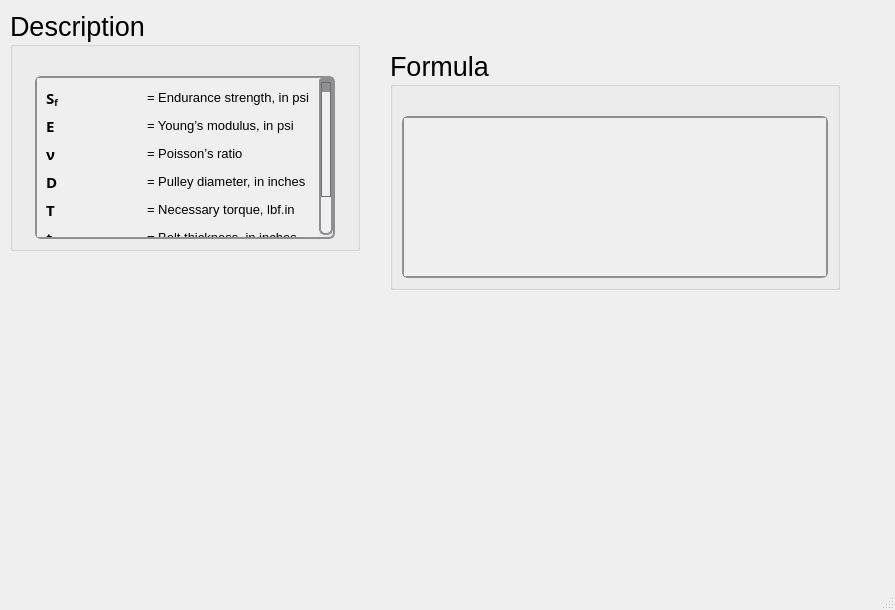
<?xml version="1.0" encoding="UTF-8"?>
<ui version="4.0">
 <class>MainWindow</class>
 <widget class="QMainWindow" name="MainWindow">
  <property name="geometry">
   <rect>
    <x>0</x>
    <y>0</y>
    <width>895</width>
    <height>610</height>
   </rect>
  </property>
  <property name="windowTitle">
   <string>MainWindow</string>
  </property>
  <widget class="QWidget" name="centralwidget">
   <widget class="QGroupBox" name="groupBox_130">
    <property name="geometry">
     <rect>
      <x>10</x>
      <y>10</y>
      <width>350</width>
      <height>241</height>
     </rect>
    </property>
    <property name="sizePolicy">
     <sizepolicy hsizetype="Minimum" vsizetype="Minimum">
      <horstretch>0</horstretch>
      <verstretch>0</verstretch>
     </sizepolicy>
    </property>
    <property name="minimumSize">
     <size>
      <width>350</width>
      <height>0</height>
     </size>
    </property>
    <property name="maximumSize">
     <size>
      <width>350</width>
      <height>241</height>
     </size>
    </property>
    <property name="font">
     <font>
      <family>Segoe UI</family>
      <pointsize>20</pointsize>
      <weight>50</weight>
      <italic>false</italic>
      <bold>false</bold>
     </font>
    </property>
    <property name="title">
     <string>Description</string>
    </property>
    <layout class="QGridLayout" name="gridLayout_263">
     <item row="0" column="0">
      <spacer name="verticalSpacer_130">
       <property name="orientation">
        <enum>Qt::Vertical</enum>
       </property>
       <property name="sizeType">
        <enum>QSizePolicy::Fixed</enum>
       </property>
       <property name="sizeHint" stdset="0">
        <size>
         <width>20</width>
         <height>20</height>
        </size>
       </property>
      </spacer>
     </item>
     <item row="1" column="0">
      <widget class="QScrollArea" name="scrollArea_48">
       <property name="sizePolicy">
        <sizepolicy hsizetype="Minimum" vsizetype="Minimum">
         <horstretch>0</horstretch>
         <verstretch>0</verstretch>
        </sizepolicy>
       </property>
       <property name="maximumSize">
        <size>
         <width>300</width>
         <height>361</height>
        </size>
       </property>
       <property name="font">
        <font>
         <family>Segoe UI</family>
         <pointsize>15</pointsize>
         <weight>50</weight>
         <italic>false</italic>
         <bold>false</bold>
        </font>
       </property>
       <property name="styleSheet">
        <string notr="true">QScrollArea {
    background: qlineargradient(x1:0, y1:0, x2:0, y2:1,
                               stop:0 #f6f7fa, stop:1 #dadbde);
    border: 2px solid #8f8f91;
    border-radius: 6px;
}

QScrollArea QScrollBar:vertical, QScrollArea QScrollBar:horizontal {
    background: qlineargradient(x1:0, y1:0, x2:0, y2:1,
                               stop:0 #f6f7fa, stop:1 #dadbde);
    border: 2px solid #8f8f91;
    border-radius: 6px;
    width: 14px;
    height: 14px;
    margin: 2px 0 2px 0;
}

/* Completely remove the bottom button of the vertical scrollbar */
QScrollArea QScrollBar::add-line:vertical {
    height: 0px;
    width: 0px;
    border: none;
    background: none;
    margin: 0px;
    padding: 0px;
}

QScrollArea QScrollBar::handle:vertical, QScrollArea QScrollBar::handle:horizontal {
    background: qlineargradient(x1:0, y1:0, x2:0, y2:1,
                               stop:0 #8f8f91, stop:1 #6f6f71);
    min-height: 20px;
    border-radius: 6px;
    border: 1px solid #6f6f71;
}

QScrollArea QScrollBar::handle:vertical:hover, QScrollArea QScrollBar::handle:horizontal:hover {
    background: qlineargradient(x1:0, y1:0, x2:0, y2:1,
                               stop:0 #6f6f71, stop:1 #4f4f51);
    border: 1px solid #4f4f51;
}

QScrollArea QScrollBar::sub-line:vertical, QScrollArea QScrollBar::add-line:horizontal, QScrollArea QScrollBar::sub-line:horizontal {
    background: #8f8f91;
    border: none;
    border-radius: 3px;
    height: 14px;
    width: 14px;
    subcontrol-origin: margin;
}

QScrollArea QScrollBar::sub-line:vertical:hover, QScrollArea QScrollBar::add-line:horizontal:hover, QScrollArea QScrollBar::sub-line:horizontal:hover {
    background: #6f6f71;
}

QScrollArea QScrollBar::add-page:vertical, QScrollArea QScrollBar::sub-page:vertical,
QScrollArea QScrollBar::add-page:horizontal, QScrollArea QScrollBar::sub-page:horizontal {
    background: transparent;
}
</string>
       </property>
       <property name="verticalScrollBarPolicy">
        <enum>Qt::ScrollBarAsNeeded</enum>
       </property>
       <property name="horizontalScrollBarPolicy">
        <enum>Qt::ScrollBarAsNeeded</enum>
       </property>
       <property name="widgetResizable">
        <bool>true</bool>
       </property>
       <widget class="QWidget" name="scrollAreaWidgetContents_48">
        <property name="geometry">
         <rect>
          <x>0</x>
          <y>0</y>
          <width>282</width>
          <height>208</height>
         </rect>
        </property>
        <layout class="QGridLayout" name="gridLayout_123">
         <item row="1" column="0">
          <widget class="QLabel" name="label_119">
           <property name="font">
            <font>
             <family>Segoe UI Variable Small Semibol</family>
             <pointsize>11</pointsize>
             <weight>75</weight>
             <bold>true</bold>
            </font>
           </property>
           <property name="text">
            <string>&lt;html&gt;&lt;head/&gt;&lt;body&gt;&lt;p&gt;E&lt;/p&gt;&lt;/body&gt;&lt;/html&gt;</string>
           </property>
          </widget>
         </item>
         <item row="0" column="1">
          <widget class="QLabel" name="htext_498">
           <property name="font">
            <font>
             <family>MS Shell Dlg 2</family>
             <pointsize>10</pointsize>
            </font>
           </property>
           <property name="text">
            <string>&lt;html&gt;&lt;head/&gt;&lt;body&gt;&lt;p&gt;= Endurance strength, in psi&lt;/p&gt;&lt;/body&gt;&lt;/html&gt;</string>
           </property>
          </widget>
         </item>
         <item row="0" column="0">
          <widget class="QLabel" name="label_120">
           <property name="font">
            <font>
             <family>Segoe UI Variable Text Semibold</family>
             <pointsize>11</pointsize>
             <weight>75</weight>
             <bold>true</bold>
            </font>
           </property>
           <property name="text">
            <string>&lt;html&gt;&lt;head/&gt;&lt;body&gt;&lt;p&gt;S&lt;span style=&quot; vertical-align:sub;&quot;&gt;f&lt;/span&gt;&lt;/p&gt;&lt;/body&gt;&lt;/html&gt;</string>
           </property>
          </widget>
         </item>
         <item row="2" column="0">
          <widget class="QLabel" name="label_121">
           <property name="font">
            <font>
             <family>Segoe UI Variable Small Semibol</family>
             <pointsize>11</pointsize>
             <weight>75</weight>
             <bold>true</bold>
            </font>
           </property>
           <property name="text">
            <string>ν</string>
           </property>
          </widget>
         </item>
         <item row="1" column="1">
          <widget class="QLabel" name="htext_499">
           <property name="font">
            <font>
             <pointsize>10</pointsize>
            </font>
           </property>
           <property name="text">
            <string>&lt;html&gt;&lt;head/&gt;&lt;body&gt;&lt;p&gt;= Young’s modulus, in psi&lt;/p&gt;&lt;/body&gt;&lt;/html&gt;</string>
           </property>
          </widget>
         </item>
         <item row="3" column="1">
          <widget class="QLabel" name="htext_500">
           <property name="font">
            <font>
             <pointsize>10</pointsize>
            </font>
           </property>
           <property name="text">
            <string>&lt;html&gt;&lt;head/&gt;&lt;body&gt;&lt;p&gt;= Pulley diameter, in inches&lt;/p&gt;&lt;/body&gt;&lt;/html&gt;</string>
           </property>
          </widget>
         </item>
         <item row="3" column="0">
          <widget class="QLabel" name="label_122">
           <property name="font">
            <font>
             <family>Segoe UI Variable Small Semibol</family>
             <pointsize>11</pointsize>
             <weight>75</weight>
             <bold>true</bold>
            </font>
           </property>
           <property name="text">
            <string>&lt;html&gt;&lt;head/&gt;&lt;body&gt;&lt;p&gt;D&lt;/p&gt;&lt;/body&gt;&lt;/html&gt;</string>
           </property>
          </widget>
         </item>
         <item row="2" column="1">
          <widget class="QLabel" name="htext_501">
           <property name="font">
            <font>
             <family>MS Shell Dlg 2</family>
             <pointsize>10</pointsize>
             <weight>50</weight>
             <italic>false</italic>
             <bold>false</bold>
            </font>
           </property>
           <property name="text">
            <string>&lt;html&gt;&lt;head/&gt;&lt;body&gt;&lt;p&gt;= Poisson’s ratio&lt;/p&gt;&lt;/body&gt;&lt;/html&gt;</string>
           </property>
          </widget>
         </item>
         <item row="7" column="0">
          <widget class="QLabel" name="label_123">
           <property name="font">
            <font>
             <family>Segoe UI Variable Text Semibold</family>
             <pointsize>11</pointsize>
             <weight>75</weight>
             <bold>true</bold>
            </font>
           </property>
           <property name="text">
            <string>&lt;html&gt;&lt;head/&gt;&lt;body&gt;&lt;p&gt;b&lt;/p&gt;&lt;/body&gt;&lt;/html&gt;</string>
           </property>
          </widget>
         </item>
         <item row="6" column="0">
          <widget class="QLabel" name="label_124">
           <property name="font">
            <font>
             <family>Segoe UI Variable Small Semibol</family>
             <pointsize>11</pointsize>
             <weight>75</weight>
             <bold>true</bold>
            </font>
           </property>
           <property name="text">
            <string>&lt;html&gt;&lt;head/&gt;&lt;body&gt;&lt;p&gt;t&lt;/p&gt;&lt;/body&gt;&lt;/html&gt;</string>
           </property>
          </widget>
         </item>
         <item row="6" column="1">
          <widget class="QLabel" name="htext_502">
           <property name="font">
            <font>
             <pointsize>10</pointsize>
            </font>
           </property>
           <property name="text">
            <string>&lt;html&gt;&lt;head/&gt;&lt;body&gt;&lt;p&gt;= Belt thickness, in inches&lt;/p&gt;&lt;/body&gt;&lt;/html&gt;</string>
           </property>
          </widget>
         </item>
         <item row="7" column="1">
          <widget class="QLabel" name="htext_503">
           <property name="font">
            <font>
             <family>MS Shell Dlg 2</family>
             <pointsize>10</pointsize>
            </font>
           </property>
           <property name="text">
            <string>&lt;html&gt;&lt;head/&gt;&lt;body&gt;&lt;p&gt;= Belt width, in inches&lt;/p&gt;&lt;/body&gt;&lt;/html&gt;</string>
           </property>
          </widget>
         </item>
         <item row="4" column="1">
          <widget class="QLabel" name="htext_504">
           <property name="font">
            <font>
             <pointsize>10</pointsize>
            </font>
           </property>
           <property name="text">
            <string>&lt;html&gt;&lt;head/&gt;&lt;body&gt;&lt;p&gt;= Necessary torque, lbf.in&lt;/p&gt;&lt;/body&gt;&lt;/html&gt;</string>
           </property>
          </widget>
         </item>
         <item row="4" column="0">
          <widget class="QLabel" name="label_125">
           <property name="font">
            <font>
             <family>Segoe UI Variable Small Semibol</family>
             <pointsize>11</pointsize>
             <weight>75</weight>
             <bold>true</bold>
            </font>
           </property>
           <property name="text">
            <string>&lt;html&gt;&lt;head/&gt;&lt;body&gt;&lt;p&gt;T&lt;/p&gt;&lt;/body&gt;&lt;/html&gt;</string>
           </property>
          </widget>
         </item>
        </layout>
       </widget>
      </widget>
     </item>
    </layout>
   </widget>
   <widget class="QGroupBox" name="groupBox_129">
    <property name="geometry">
     <rect>
      <x>390</x>
      <y>50</y>
      <width>450</width>
      <height>240</height>
     </rect>
    </property>
    <property name="sizePolicy">
     <sizepolicy hsizetype="Minimum" vsizetype="Minimum">
      <horstretch>0</horstretch>
      <verstretch>0</verstretch>
     </sizepolicy>
    </property>
    <property name="minimumSize">
     <size>
      <width>450</width>
      <height>0</height>
     </size>
    </property>
    <property name="maximumSize">
     <size>
      <width>450</width>
      <height>241</height>
     </size>
    </property>
    <property name="font">
     <font>
      <family>Segoe UI</family>
      <pointsize>20</pointsize>
      <weight>50</weight>
      <italic>false</italic>
      <bold>false</bold>
     </font>
    </property>
    <property name="title">
     <string>Formula</string>
    </property>
    <layout class="QGridLayout" name="gridLayout_261">
     <item row="1" column="0">
      <widget class="QScrollArea" name="scrollArea_47">
       <property name="sizePolicy">
        <sizepolicy hsizetype="Minimum" vsizetype="Minimum">
         <horstretch>0</horstretch>
         <verstretch>0</verstretch>
        </sizepolicy>
       </property>
       <property name="font">
        <font>
         <family>Segoe UI</family>
         <pointsize>15</pointsize>
         <weight>50</weight>
         <italic>false</italic>
         <bold>false</bold>
        </font>
       </property>
       <property name="styleSheet">
        <string notr="true">QScrollArea {
    background: qlineargradient(x1:0, y1:0, x2:0, y2:1,
                               stop:0 #f6f7fa, stop:1 #dadbde);
    border: 2px solid #8f8f91;
    border-radius: 6px;
}

QScrollArea QScrollBar:vertical, QScrollArea QScrollBar:horizontal {
    background: qlineargradient(x1:0, y1:0, x2:0, y2:1,
                               stop:0 #f6f7fa, stop:1 #dadbde);
    border: 2px solid #8f8f91;
    border-radius: 6px;
    width: 14px;
    height: 14px;
    margin: 2px 0 2px 0;
}

/* Completely remove the bottom button of the vertical scrollbar */
QScrollArea QScrollBar::add-line:vertical {
    height: 0px;
    width: 0px;
    border: none;
    background: none;
    margin: 0px;
    padding: 0px;
}

QScrollArea QScrollBar::handle:vertical, QScrollArea QScrollBar::handle:horizontal {
    background: qlineargradient(x1:0, y1:0, x2:0, y2:1,
                               stop:0 #8f8f91, stop:1 #6f6f71);
    min-height: 20px;
    border-radius: 6px;
    border: 1px solid #6f6f71;
}

QScrollArea QScrollBar::handle:vertical:hover, QScrollArea QScrollBar::handle:horizontal:hover {
    background: qlineargradient(x1:0, y1:0, x2:0, y2:1,
                               stop:0 #6f6f71, stop:1 #4f4f51);
    border: 1px solid #4f4f51;
}

QScrollArea QScrollBar::sub-line:vertical, QScrollArea QScrollBar::add-line:horizontal, QScrollArea QScrollBar::sub-line:horizontal {
    background: #8f8f91;
    border: none;
    border-radius: 3px;
    height: 14px;
    width: 14px;
    subcontrol-origin: margin;
}

QScrollArea QScrollBar::sub-line:vertical:hover, QScrollArea QScrollBar::add-line:horizontal:hover, QScrollArea QScrollBar::sub-line:horizontal:hover {
    background: #6f6f71;
}

QScrollArea QScrollBar::add-page:vertical, QScrollArea QScrollBar::sub-page:vertical,
QScrollArea QScrollBar::add-page:horizontal, QScrollArea QScrollBar::sub-page:horizontal {
    background: transparent;
}
</string>
       </property>
       <property name="verticalScrollBarPolicy">
        <enum>Qt::ScrollBarAsNeeded</enum>
       </property>
       <property name="widgetResizable">
        <bool>true</bool>
       </property>
       <widget class="QWidget" name="scrollAreaWidgetContents_47">
        <property name="geometry">
         <rect>
          <x>0</x>
          <y>0</y>
          <width>422</width>
          <height>146</height>
         </rect>
        </property>
        <layout class="QGridLayout" name="gridLayout_262">
         <item row="0" column="0">
          <widget class="QLabel" name="htext_495">
           <property name="font">
            <font>
             <family>MS Shell Dlg 2</family>
             <pointsize>11</pointsize>
             <weight>50</weight>
             <italic>false</italic>
             <bold>false</bold>
            </font>
           </property>
           <property name="text">
            <string>&lt;html&gt;&lt;head/&gt;&lt;body&gt;&lt;p&gt;&lt;img src=&quot;:/desc/images/Fi_metalbelt.png&quot;/&gt;&lt;/p&gt;&lt;/body&gt;&lt;/html&gt;</string>
           </property>
           <property name="scaledContents">
            <bool>true</bool>
           </property>
          </widget>
         </item>
        </layout>
       </widget>
      </widget>
     </item>
     <item row="0" column="0">
      <spacer name="verticalSpacer_129">
       <property name="orientation">
        <enum>Qt::Vertical</enum>
       </property>
       <property name="sizeType">
        <enum>QSizePolicy::Fixed</enum>
       </property>
       <property name="sizeHint" stdset="0">
        <size>
         <width>20</width>
         <height>20</height>
        </size>
       </property>
      </spacer>
     </item>
    </layout>
   </widget>
  </widget>
  <widget class="QMenuBar" name="menubar">
   <property name="geometry">
    <rect>
     <x>0</x>
     <y>0</y>
     <width>895</width>
     <height>24</height>
    </rect>
   </property>
  </widget>
  <widget class="QStatusBar" name="statusbar"/>
 </widget>
 <resources/>
 <connections/>
</ui>
